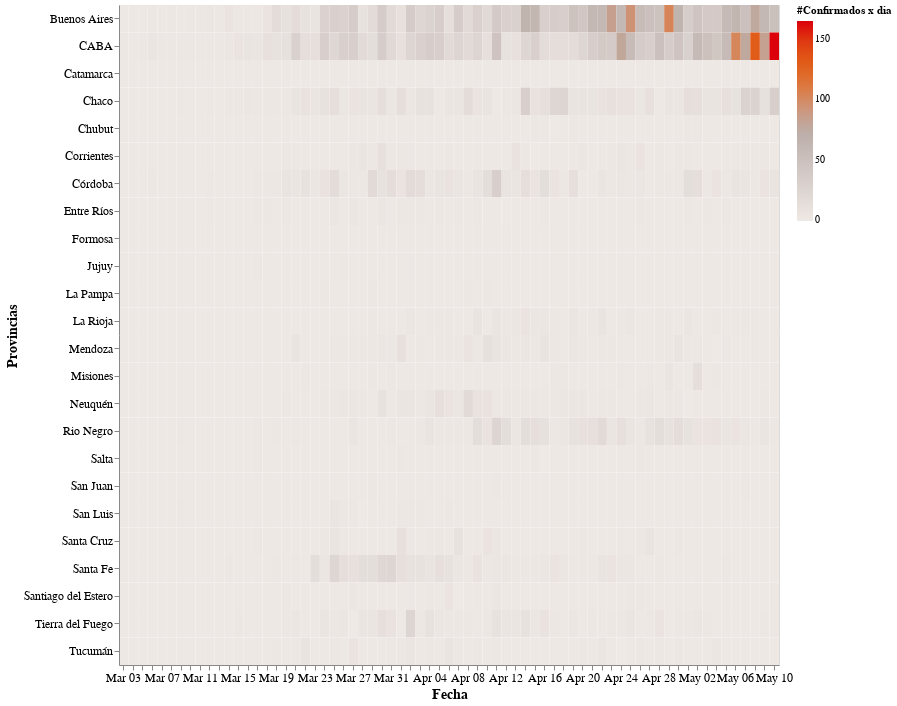

Notebook cell for this chart:
### Markdown cell above
#### Heatmap

Y observamos el heatmap correspondiente a los casos confirmados por dia

### Code cell
#hide_input
#
width_=660
height_heatmap_=660
#
source_provincia=source[source.provincia!='Argentina_Nacion']

tooltip_bars=[alt.Tooltip('confirmados:Q', title='#Confirmados en la Fecha'),\
              alt.Tooltip('cumsum_confirmados:Q', title='#Confirmados Totales'),\
              alt.Tooltip('fecha:T', title='Fecha'),\
              alt.Tooltip('provincia:N', title='Provincia')]

rect=alt.Chart(source_provincia).mark_rect().encode(
    alt.Y('provincia:O', title='Provincias',scale=alt.Scale(paddingInner=0)),
    alt.X('monthdate(fecha):O', title='Fecha',scale=alt.Scale(paddingInner=0)),
    alt.Color('confirmados:Q', title='#Confirmados x dia',scale=alt.Scale(scheme='lightgreyred')),
tooltip=tooltip_bars
).properties(width=width_, height=height_heatmap_)

# Configure text
text = rect.mark_text(baseline='middle').encode(
    text=alt.Text('confirmados:Q'),
    color=alt.condition(
        alt.datum.confirmados < 20,
        alt.value('black'),
        alt.value('white')
    )
)

heatmap_=(rect).configure_axis(
    labelFontSize=12,
    titleFontSize=14
)

if write_products:
    heatmap_html=os.path.join(data_includes_,'ultimo_reporte_heatmap.html')
    heatmap_.save(heatmap_html)
if running_nb:
    display(heatmap_)

### Figure 1 — Vega-Lite specification as saved in the notebook (floating-point values rounded to 4 significant figures; data arrays with more than 128 entries replaced by an {"elided": "..."} marker saying what was removed)
{"config": {"view": {"continuousWidth": 400, "continuousHeight": 300}, "axis": {"labelFontSize": 12, "titleFontSize": 14}}, "data": {"name": "data-87209148b6a000ea49b80c749edde092"}, "mark": "rect", "encoding": {"color": {"type": "quantitative", "field": "confirmados", "scale": {"scheme": "lightgreyred"}, "title": "#Confirmados x dia"}, "tooltip": [{"type": "quantitative", "field": "confirmados", "title": "#Confirmados en la Fecha"}, {"type": "quantitative", "field": "cumsum_confirmados", "title": "#Confirmados Totales"}, {"type": "temporal", "field": "fecha", "title": "Fecha"}, {"type": "nominal", "field": "provincia", "title": "Provincia"}], "x": {"type": "ordinal", "field": "fecha", "scale": {"paddingInner": 0}, "timeUnit": "monthdate", "title": "Fecha"}, "y": {"type": "ordinal", "field": "provincia", "scale": {"paddingInner": 0}, "title": "Provincias"}}, "height": 660, "width": 660, "$schema": "https://vega.github.io/schema/vega-lite/v4.8.1.json", "datasets": {"data-87209148b6a000ea49b80c749edde092": {"elided": "1656 records"}}}
